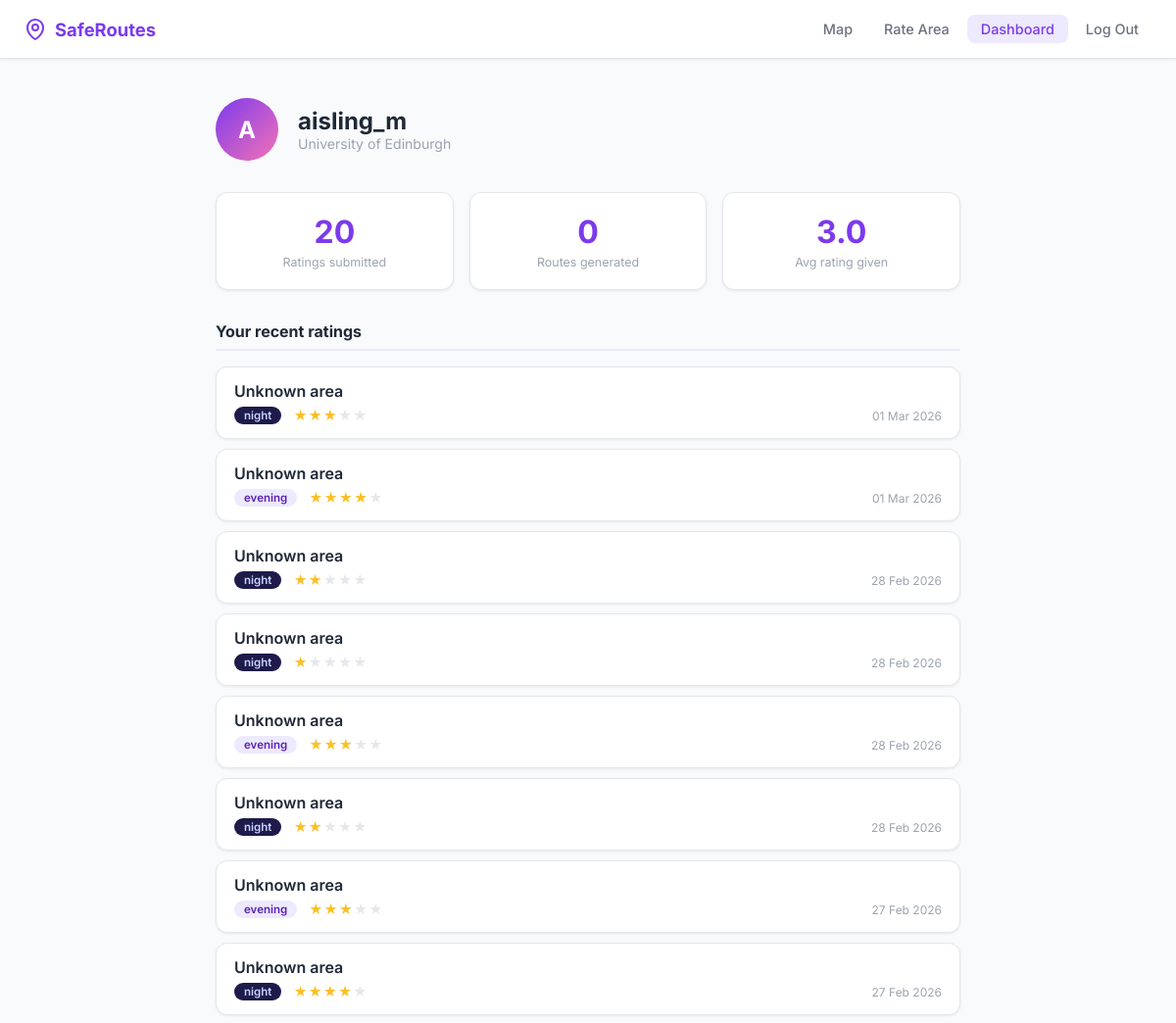
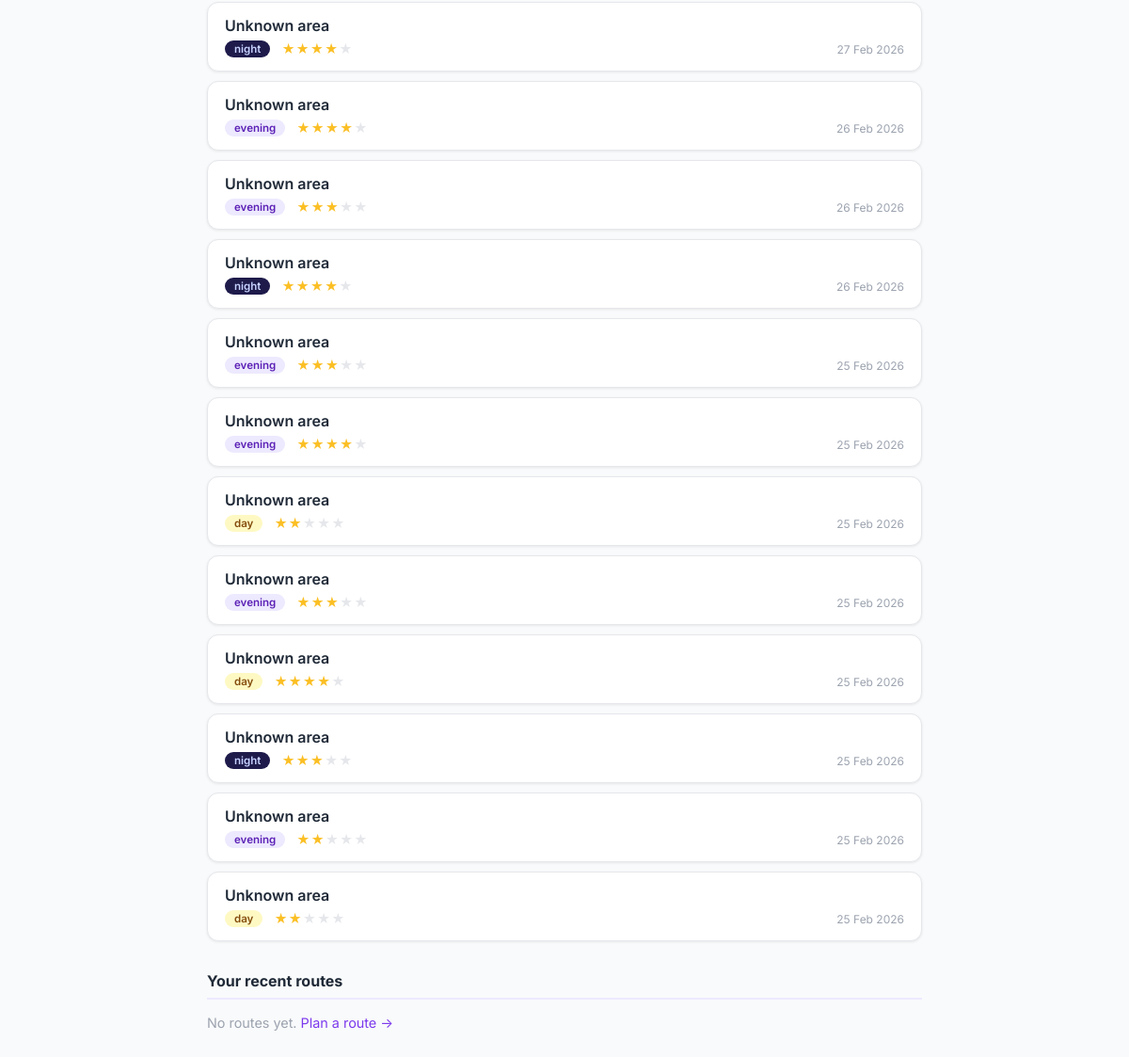
The app's page /dashboard (signed in) with its own data (2 pictures, top to bottom).
### models/database.py (models this page shows, shortened)
class User(UserMixin, db.Model):
    __tablename__ = "users"
    id            = db.Column(db.Integer, primary_key=True)
    username      = db.Column(db.String(64),  unique=True, nullable=False)
    email         = db.Column(db.String(120), unique=True, nullable=False)
    password_hash = db.Column(db.String(256), nullable=False)
    university    = db.Column(db.String(128), default="University of Edinburgh")
    created_at    = db.Column(db.DateTime,    default=datetime.utcnow)
    ratings = db.relationship("SafetyRating", backref="user", lazy=True)
    routes  = db.relationship("Route",         backref="user", lazy=True)

class SafetyRating(db.Model):
    __tablename__ = "safety_ratings"
    id          = db.Column(db.Integer,  primary_key=True)
    user_id     = db.Column(db.Integer,  db.ForeignKey("users.id"), nullable=False)
    latitude    = db.Column(db.Float,    nullable=False)
    longitude   = db.Column(db.Float,    nullable=False)
    street_name = db.Column(db.String(128))
    safety_score = db.Column(db.Integer, nullable=False)   # 1–5
    time_of_day = db.Column(db.String(16), default="day")  # day/evening/night
    comment     = db.Column(db.Text,     nullable=True)
    created_at  = db.Column(db.DateTime, default=datetime.utcnow)

### app.py (the view)
@app.route("/dashboard")
@login_required
def dashboard():
    user_ratings = (SafetyRating.query
                    .filter_by(user_id=current_user.id)
                    .order_by(SafetyRating.created_at.desc())
                    .limit(20)
                    .all())
    user_routes = (Route.query
                   .filter_by(user_id=current_user.id)
                   .order_by(Route.created_at.desc())
                   .limit(10)
                   .all())
    return render_template("dashboard.html",
                           ratings=user_ratings,
                           routes=user_routes)

### app.py (called while the page is built)
@login_manager.user_loader
def load_user(user_id: str) -> User:
    return User.query.get(int(user_id))

### templates/dashboard.html (shortened to what this page needs)
{% extends "base.html" %}
{% block content %}
<div class="dashboard-page">
  <div class="dashboard-container">
    <div class="dashboard-header">
      <div class="avatar">{{ current_user.username[0].upper() }}</div>
      <div>
        <h1 class="dashboard-name">{{ current_user.username }}</h1>
        <p class="dashboard-uni">{{ current_user.university }}</p>
      </div>
    </div>
    <div class="stats-row">
      <div class="stat-card">
        <div class="stat-number">{{ ratings|length }}</div>
        <div class="stat-label">Ratings submitted</div>
      </div>
      <div class="stat-card">
        <div class="stat-number">{{ routes|length }}</div>
        <div class="stat-label">Routes generated</div>
      </div>
      {% if ratings %}
      <div class="stat-card">
        <div class="stat-number">
          {{ "%.1f"|format(ratings|map(attribute='safety_score')|list|sum / ratings|length) }}
        </div>
        <div class="stat-label">Avg rating given</div>
      </div>
      {% endif %}
    </div>
    <section class="dashboard-section">
      <h2 class="section-title">Your recent ratings</h2>
      {% if ratings %}
        <div class="ratings-list">
          {% for r in ratings %}
          <div class="rating-item">
            <div class="rating-area">{{ r.area_name or "Unknown area" }}</div>
            <div class="rating-meta">
              <span class="badge badge-{{ r.time_of_day }}">{{ r.time_of_day }}</span>
              <div class="mini-stars">
                {% for i in range(1, 6) %}
                  <span class="mini-star {% if i <= r.safety_score %}filled{% endif %}">★</span>
                {% endfor %}
              </div>
              <span class="rating-date">{{ r.created_at.strftime('%d %b %Y') }}</span>
            </div>
          </div>
          {% endfor %}
        </div>
      {% else %}
        <p class="empty-state">
          You haven't submitted any ratings yet.
          <a href="{{ url_for('rate') }}">Rate an area →</a>
        </p>
      {% endif %}
    </section>
    <section class="dashboard-section">
      <h2 class="section-title">Your recent routes</h2>
      {% if routes %}
        <div class="routes-list">
          {% for route in routes %}
          <div class="route-item">
            <div class="route-algo-badge">{{ route.algorithm or 'A*' }}</div>
            <div class="route-detail">
              <div>
                <span class="route-stat-val">{{ "%.2f"|format(route.distance_km or 0) }}</span>
                <span class="route-stat-unit">km</span>
              </div>
              <div>
                <span class="route-stat-val">{{ "%.0f"|format((route.distance_km or 0) / 0.08) }}</span>
                <span class="route-stat-unit">min</span>
              </div>
              <div>
                <span class="route-stat-val">{{ "%.1f"|format((route.safety_score or 0) * 10) }}</span>
                <span class="route-stat-unit">/10 safety</span>
              </div>
            </div>
            <span class="rating-date">{{ route.created_at.strftime('%d %b %Y, %H:%M') }}</span>
          </div>
          {% endfor %}
        </div>
      {% else %}
        <p class="empty-state">
          No routes yet. <a href="{{ url_for('index') }}">Plan a route →</a>
        </p>
      {% endif %}
    </section>
  </div>
</div>
{% endblock %}

### static/css/style.css (style rules this page uses)
:root { --purple: #7C3AED; --purple-dk: #5B21B6; --purple-lt: #EDE9FE; --lavender: #C4B5FD; --pink: #F472B6; --white: #FFFFFF; --gray-50: #F9FAFB; --gray-100: #F3F4F6; --gray-200: #E5E7EB; --gray-400: #9CA3AF; --gray-600: #6B7280; --gray-800: #1F2937; --green: #22C55E; --yellow: #EAB308; --red: #EF4444; --radius: 12px; --shadow-sm: 0 1px 3px rgba(0,0,0,.08); --shadow-md: 0 4px 16px rgba(124,58,237,.12); --shadow-lg: 0 8px 32px rgba(124,58,237,.18); --nav-h: 60px; --panel-w: 360px; --font: 'Inter', -apple-system, sans-serif; }
*, *::before, *::after { box-sizing: border-box; margin: 0; padding: 0; }
html, body { height: 100%; font-family: var(--font); color: var(--gray-800); background: var(--gray-50); }
a { color: var(--purple); text-decoration: none; }
.dashboard-page { padding-top: var(--nav-h); background: var(--gray-50); min-height: 100vh; }
.dashboard-container { max-width: 800px; margin: 0 auto; padding: 40px 20px; }
.dashboard-header { display: flex; align-items: center; gap: 20px; margin-bottom: 32px; }
.avatar { width: 64px; height: 64px; border-radius: 50%; background: linear-gradient(135deg, var(--purple), var(--pink)); display: flex; align-items: center; justify-content: center; font-size: 1.5rem; font-weight: 700; color: var(--white); flex-shrink: 0; }
.dashboard-name { font-size: 1.5rem; font-weight: 700; }
.dashboard-uni { font-size: 0.88rem; color: var(--gray-400); }
.stats-row { display: flex; gap: 16px; margin-bottom: 32px; flex-wrap: wrap; }
.stat-card { flex: 1; min-width: 120px; background: var(--white); border-radius: var(--radius); padding: 20px; text-align: center; box-shadow: var(--shadow-sm); border: 1px solid var(--gray-200); }
.stat-number { font-size: 2rem; font-weight: 700; color: var(--purple); }
.stat-label { font-size: 0.78rem; color: var(--gray-400); margin-top: 4px; }
.dashboard-section { margin-bottom: 32px; }
.section-title { font-size: 1rem; font-weight: 700; margin-bottom: 16px; padding-bottom: 8px; border-bottom: 2px solid var(--purple-lt); }
.ratings-list { display: flex; flex-direction: column; gap: 10px; }
.rating-item { background: var(--white); border-radius: var(--radius); padding: 14px 18px; border: 1px solid var(--gray-200); box-shadow: var(--shadow-sm); }
.rating-area { font-weight: 600; margin-bottom: 6px; }
.rating-meta { display: flex; align-items: center; gap: 12px; flex-wrap: wrap; }
.badge { padding: 2px 10px; border-radius: 20px; font-size: 0.72rem; font-weight: 600; }
.badge-day { background: #FEF9C3; color: #854D0E; }
.badge-evening { background: #EDE9FE; color: #5B21B6; }
.badge-night { background: #1E1B4B; color: #C7D2FE; }
.mini-stars { display: flex; gap: 1px; }
.mini-star { font-size: 0.85rem; color: var(--gray-200); }
.mini-star.filled { color: #FBBF24; }
.rating-date { font-size: 0.75rem; color: var(--gray-400); margin-left: auto; }
.empty-state { color: var(--gray-400); font-size: 0.9rem; }

### records on screen
User: username "A", username "aisling_m", university "University of Edinburgh"
SafetyRating: area_name "Unknown area", time_of_day "evening", created_at "28 Feb 2026"
SafetyRating: area_name "Unknown area", time_of_day "night", created_at "26 Feb 2026"
SafetyRating: area_name "Unknown area", time_of_day "day", created_at "25 Feb 2026"
SafetyRating: area_name "Unknown area", time_of_day "day", created_at "25 Feb 2026"
SafetyRating: area_name "Unknown area", time_of_day "night", created_at "25 Feb 2026"

### other values on screen
{{ ratings|length }} "20"
{{ routes|length }} "0"
{{ r.area_name or "Unknown area" }} "Unknown area" "Unknown area" "Unknown area" "Unknown area" "Unknown area" "Unknown area" "Unknown area" "Unknown area" "Unknown area" "Unknown area" "Unknown area" "Unknown area" "Unknown area" "Unknown area"
{{ r.time_of_day }} "night" "evening" "night" "night" "night" "evening" "night" "night" "evening" "evening" "evening" "evening" "evening" "evening"
{{ r.created_at.strftime('%d %b %Y') }} "01 Mar 2026" "01 Mar 2026" "28 Feb 2026" "28 Feb 2026" "28 Feb 2026" "27 Feb 2026" "27 Feb 2026" "27 Feb 2026" "26 Feb 2026" "26 Feb 2026" "25 Feb 2026" "25 Feb 2026" "25 Feb 2026" "25 Feb 2026"
